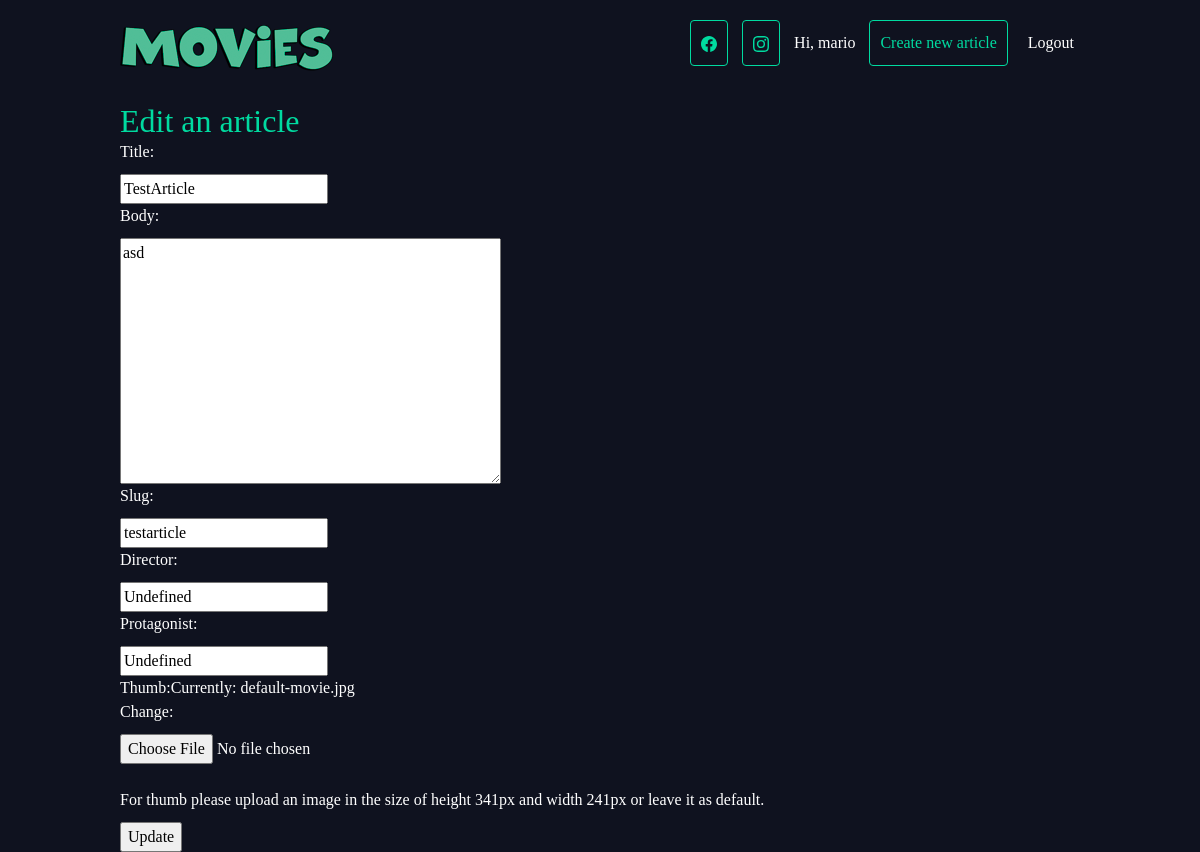
The page /articles/testarticle/edit/ (signed in) on the database its author committed.
### articles/models.py (models this page shows, shortened)
class Article(models.Model):
    title = models.CharField(max_length=100, blank=False, unique=True)
    slug = models.SlugField()
    body = models.TextField(blank=False)
    date = models.DateTimeField(auto_now_add=True)
    thumb = models.ImageField(default='default-movie.jpg', blank=False, storage=S3Boto3Storage(),
                              help_text="For thumb please upload an image in the size of height 341px and width 241px or leave it as default.")
    author = models.ForeignKey(User, default=None, on_delete=models.CASCADE)
    director = models.CharField(default="Undefined", max_length=100)
    protagonist = models.CharField(default="Undefined", max_length=100)

### articles/views.py (the view)
# urls.py: url(r'^(?P<slug>[\w-]+)/edit/$', ArticleEditView.as_view(), name="edit"),
class ArticleEditView(LoginRequiredMixin, UpdateView):
    login_url = '/accounts/login/'
    model = Article
    form_class = forms.CreateArticle
    success_url = reverse_lazy('articles:list')
    def get_queryset(self, *args, **kwargs):
        return super().get_queryset(*args, **kwargs).filter(author=self.request.user)

### articles/forms.py
class CreateArticle(forms.ModelForm):
    class Meta:
        model = models.Article
        fields = ['title', 'body', 'slug', 'director', 'protagonist', 'thumb']

### Templates/articles/article_form.html (shortened to what this page needs)
{% extends 'default.html' %}
{% block content %}
<div class="create-article">
    <h2>Edit an article</h2>
    <form class="site-form" action="{% url 'articles:edit' slug=article.slug %}" method="post" enctype="multipart/form-data">
        {{ form }}
        <input type="submit" value="Update">
    </form>
</div>
{% endblock %}

### Templates/default.html (shortened to what this page needs)
{% load static %}
<!DOCTYPE html>
<html lang="en">
    <head>
        <link href="https://cdn.jsdelivr.net/npm/bootstrap@5.3.0-alpha1/dist/css/bootstrap.min.css" rel="stylesheet">
        <link rel="stylesheet" href="{% static 'styles.css' %}">
    </head>
    <body>
        <header class="wrapper">
            <h1><a href="{% url 'home' %}"><img alt="Movie Fan Blog Logo" title="Movie Fan Blog Logo" src="{% static 'logo5.png' %}" /></a></h1>
            <nav class="create_logout_nav">
                <ul>
                    <li><a class="highlight" href="https://www.facebook.com/profile.php?id=61552529152265"></a></li>
                    <li><a class="highlight" href="https://www.instagram.com/moviefanbloghu/"></a></li>
                    {% if user.is_authenticated %}
                        <li>Hi, {{ user.username }}</li>
                        <li><a href="{% url 'articles:create' %}" class="highlight">Create new article</a></li>
                        <li>
                            <form class="logout-link" action="{% url 'accounts:logout' %}" method="post">
                                <button type="submit">Logout</button>
                            </form>
                        </li>
                    {% else %}
                        <li><a href="{% url 'accounts:login' %}">Login</a></li>
                        <li><a href="{% url 'accounts:signup' %}">Signup</a></li>
                    {% endif %}
                </ul>
            </nav>
        </header>
        <div class="wrapper">
            {% block content %}
            {% endblock %}
        </div>
    </body>
</html>

### statics/styles.css (style rules this page uses)
body { background-color: #0f121f; background-repeat: no-repeat; color: #fff; }
body * { font-family: Ubuntu; }
h1, h2, h3, h4, h5 { font-weight: normal; margin: 0; }
a, a:hover, a:visited { color: #fff; text-decoration: none; }
.wrapper { max-width: 960px; margin: 0 auto; }
.wrapper .create-article h2 { color: #00dba0; }
header { display: grid; grid-template-columns: 1fr 1fr; padding: 20px 0; }
.create_logout_nav { justify-self: end; margin-left: 20px; }
.create_logout_nav li { display: inline-flex; margin-left: 10px; }
nav button { background: none; color: #fff; cursor: pointer; border: 0; font-size: 1em; }
.site-form input, .site-form textarea { display: block; margin: 10px 0 0 0; }
.site-form, .site-form input { text-align: center, }
a.highlight { border: 1px solid #00dba0; padding: 10px; border-radius: 4px; color: #00dba0; transition: background 1s ease-out 100ms; }
.helptext { display: flex; }

### rows shown on the page
Article: title "TestArticle", body "asd", slug "testarticle", director "Undefined", protagonist "Undefined"

### other values the page prints
{{ user.username }} "mario"
